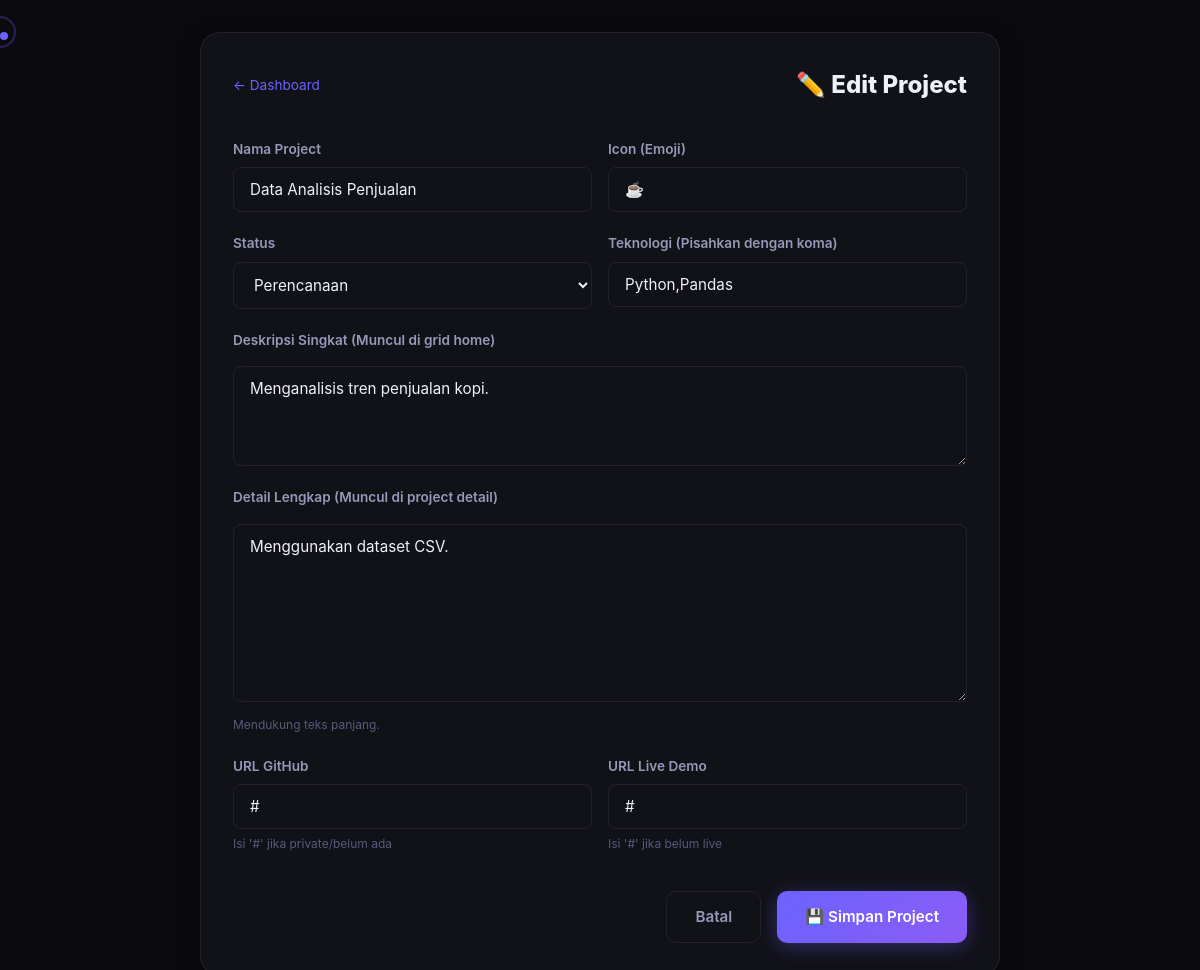
Page /admin/project/edit/2 (signed in) on the committed database.
### tables this page shows
CREATE TABLE projects (
            id        INTEGER PRIMARY KEY AUTOINCREMENT,
            nama      TEXT NOT NULL,
            deskripsi TEXT,
            detail    TEXT,
            teknologi TEXT,
            icon      TEXT DEFAULT '🔧',
            github    TEXT DEFAULT '#',
            demo      TEXT DEFAULT '#',
            status    TEXT DEFAULT 'Perencanaan'
        );

### app.py (the view, shortened to what this page needs)
@app.route('/admin/project/edit/<int:pid>', methods=['GET', 'POST'])
@admin_required
def admin_edit_project(pid):
    project = get_project_by_id(pid)
    if not project:
        return redirect(url_for('admin_dashboard'))
    return render_template('admin_project_form.html', project=project, profile=profile)

### app.py (called while the page is built)
@app.before_request
def track_visitor():
    skip = (
        request.path.startswith('/static') or
        request.path.startswith('/admin') or
        request.path.startswith('/api') or
        request.path.startswith('/favicon')
    )
    if not skip:
        log_visitor(request.remote_addr, request.path)

def admin_required(f):
    from functools import wraps
    @wraps(f)
    def decorated(*args, **kwargs):
        if not session.get('admin_logged_in'):
            return redirect(url_for('admin_login'))
        return f(*args, **kwargs)
    return decorated

### database.py (called while the page is built)
def get_db():
    conn = sqlite3.connect(DB_PATH)
    conn.row_factory = sqlite3.Row
    return conn

def get_project_by_id(pid):
    conn = get_db()
    row = conn.execute('SELECT * FROM projects WHERE id=?', (pid,)).fetchone()
    conn.close()
    return dict(row) if row else None

### templates/admin_project_form.html (shortened to what this page needs)
<!DOCTYPE html>
<html lang="id">
<head>
    <link rel="stylesheet" href="{{ url_for('static', filename='style.css') }}">
</head>
<body>
    <div class="cursor-dot" id="cursor-dot"></div>
    <div class="cursor-ring" id="cursor-ring"></div>
    <div class="form-page">
        <div class="form-page-header">
            <a href="{{ url_for('admin_dashboard') }}" style="font-size:0.85rem;color:var(--accent);">← Dashboard</a>
            <h1 class="form-title">{% if project %}✏️ Edit Project{% else %}✨ Project Baru{% endif %}</h1>
        </div>
        <form method="POST" class="post-form">
            <div class="form-group grid-2">
                <div>
                    <label>Nama Project</label>
                    <input type="text" name="nama" value="{% if project %}{{ project.nama }}{% endif %}" required
                        placeholder="Contoh: Web Scraper Otomatis">
                </div>
                <div>
                    <label>Icon (Emoji)</label>
                    <input type="text" name="icon" value="{% if project %}{{ project.icon }}{% else %}🔧{% endif %}"
                        required placeholder="Contoh: 🔧">
                </div>
            </div>
            <div class="form-group grid-2">
                <div>
                    <label>Status</label>
                    <select name="status">
                        <option value="Perencanaan" {% if project and project.status=='Perencanaan' %}selected{% endif
                            %}>Perencanaan</option>
                    </select>
                </div>
                <div>
                    <label>Teknologi (Pisahkan dengan koma)</label>
                    <input type="text" name="teknologi" value="{% if project %}{{ project.teknologi }}{% endif %}"
                        required placeholder="Contoh: Python, Flask, SQLite">
                </div>
            </div>
            <div class="form-group">
                <label>Deskripsi Singkat (Muncul di grid home)</label>
                <textarea name="deskripsi" required
                    placeholder="Contoh: Scraper otomatis untuk crawling data...">{% if project %}{{ project.deskripsi }}{% endif %}</textarea>
            </div>
            <div class="form-group">
                <label>Detail Lengkap (Muncul di project detail)</label>
                <textarea name="detail" rows="8" required
                    placeholder="Deskripsi detail apa masalahnya dan bagaimana project ini menyelesaikannya...">{% if project %}{{ project.detail }}{% endif %}</textarea>
                <span class="form-hint">Mendukung teks panjang.</span>
            </div>
            <div class="form-group grid-2">
                <div>
                    <label>URL GitHub</label>
                    <input type="url" name="github" value="{% if project %}{{ project.github }}{% else %}#{% endif %}">
                    <span class="form-hint">Isi '#' jika private/belum ada</span>
                </div>
                <div>
                    <label>URL Live Demo</label>
                    <input type="url" name="demo" value="{% if project %}{{ project.demo }}{% else %}#{% endif %}">
                    <span class="form-hint">Isi '#' jika belum live</span>
                </div>
            </div>
            <div style="margin-top: 1rem; display: flex; justify-content: flex-end; gap: 1rem;">
                <a href="{{ url_for('admin_dashboard') }}" class="btn btn-secondary">Batal</a>
                <button type="submit" class="btn btn-primary">💾 Simpan Project</button>
            </div>
        </form>
    </div>
</body>
</html>

### static/style.css (style rules this page uses)
:root { --bg-primary: #0a0a0f; --bg-secondary: #111118; --bg-card: #16161f; --bg-card-hover: #1e1e2a; --border: rgba(255, 255, 255, 0.07); --border-hover: rgba(108, 99, 255, 0.4); --text-primary: #f0f0f8; --text-secondary: #9898b8; --text-muted: #5a5a7a; --accent: #6c63ff; --accent-light: #8b85ff; --accent-dim: rgba(108, 99, 255, 0.15); --accent-glow: rgba(108, 99, 255, 0.3); --green: #00d48a; --yellow: #ffd166; --red: #ff6b6b; --font-main: -apple-system, BlinkMacSystemFont, 'Segoe UI', Roboto, Oxygen, Ubuntu, sans-serif; --font-code: 'Cascadia Code', 'Consolas', 'Courier New', monospace; --radius: 12px; --radius-lg: 20px; --shadow: 0 4px 24px rgba(0, 0, 0, 0.4); --shadow-accent: 0 8px 32px rgba(108, 99, 255, 0.25); --transition: 0.3s cubic-bezier(0.4, 0, 0.2, 1); }
*, *::before, *::after { box-sizing: border-box; margin: 0; padding: 0; }
html { scroll-behavior: smooth; font-size: 16px; }
body { font-family: var(--font-main); background-color: var(--bg-primary); color: var(--text-primary); line-height: 1.7; overflow-x: hidden; -webkit-font-smoothing: antialiased; }
a { color: inherit; text-decoration: none; }
button { cursor: pointer; border: none; background: none; font-family: inherit; }
.btn { display: inline-flex; align-items: center; gap: 0.5rem; padding: 0.75rem 1.75rem; border-radius: 10px; font-weight: 600; font-size: 0.95rem; transition: all var(--transition); cursor: pointer; border: none; }
.btn-primary { background: linear-gradient(135deg, var(--accent), #8b5cf6); color: white; box-shadow: 0 4px 20px rgba(108, 99, 255, 0.35); }
.btn-secondary { background: transparent; color: var(--text-secondary); border: 1px solid var(--border); }
.form-group { display: flex; flex-direction: column; gap: 0.5rem; }
.form-group label { font-size: 0.85rem; font-weight: 500; color: var(--text-secondary); }
.form-group input, .form-group textarea { background: rgba(255, 255, 255, 0.04); border: 1px solid var(--border); border-radius: 8px; padding: 0.75rem 1rem; color: var(--text-primary); font-family: var(--font-main); font-size: 0.9rem; outline: none; transition: border-color var(--transition); resize: vertical; }
.form-group input::placeholder, .form-group textarea::placeholder { color: var(--text-muted); }
.cursor-dot { position: fixed; width: 8px; height: 8px; background: var(--accent); border-radius: 50%; pointer-events: none; z-index: 99998; transition: opacity 0.2s; }
.cursor-ring { position: fixed; width: 32px; height: 32px; border: 2px solid var(--accent-glow); border-radius: 50%; pointer-events: none; z-index: 99997; transition: width 0.2s, height 0.2s, border-color 0.2s; }

### templates/admin_project_form.html (style rules this page uses)
.form-page { max-width: 800px; margin: 2rem auto; padding: 2rem; background: var(--bg-secondary); border: 1px solid var(--border); border-radius: var(--radius-lg); box-shadow: var(--shadow); }
.form-page-header { margin-bottom: 2rem; display: flex; align-items: center; justify-content: space-between; }
.form-title { font-size: 1.5rem; font-weight: 800; }
.post-form { display: grid; gap: 1.25rem; }
.form-group.grid-2 { display: grid; grid-template-columns: 1fr 1fr; gap: 1rem; }
.post-form label { font-size: 0.85rem; color: var(--text-secondary); font-weight: 600; display: block; margin-bottom: 0.4rem; }
.post-form input, .post-form select, .post-form textarea { width: 100%; background: var(--bg-input); border: 1px solid var(--border); color: var(--text-primary); padding: 0.75rem 1rem; border-radius: 8px; font-family: var(--font-main); font-size: 0.95rem; transition: all var(--transition); }
.post-form textarea { min-height: 100px; resize: vertical; }
.form-hint { display: block; font-size: 0.75rem; color: var(--text-muted); margin-top: 0.3rem; }

### rows in the picture
projects: nama "Data Analisis Penjualan", icon "☕", status "Perencanaan", teknologi "Python,Pandas", deskripsi "Menganalisis tren penjualan kopi.", detail "Menggunakan dataset CSV.", github "#", demo "#"
